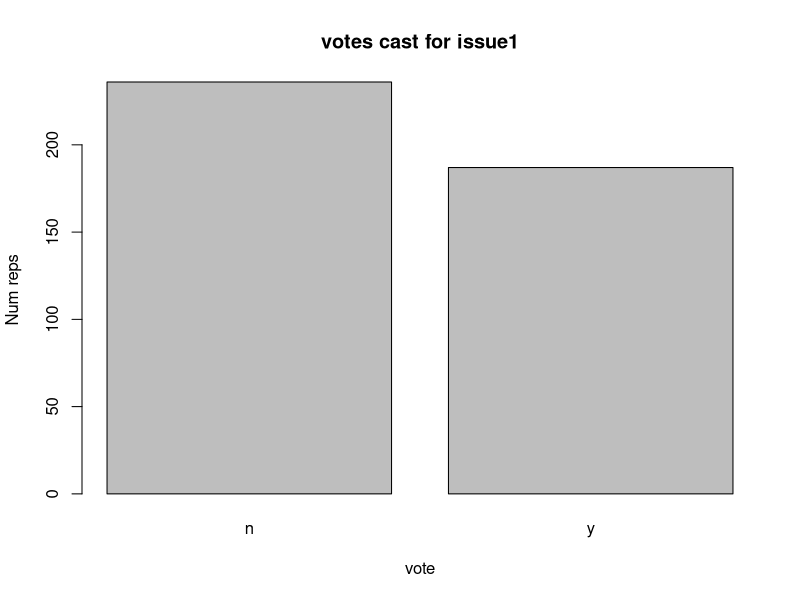
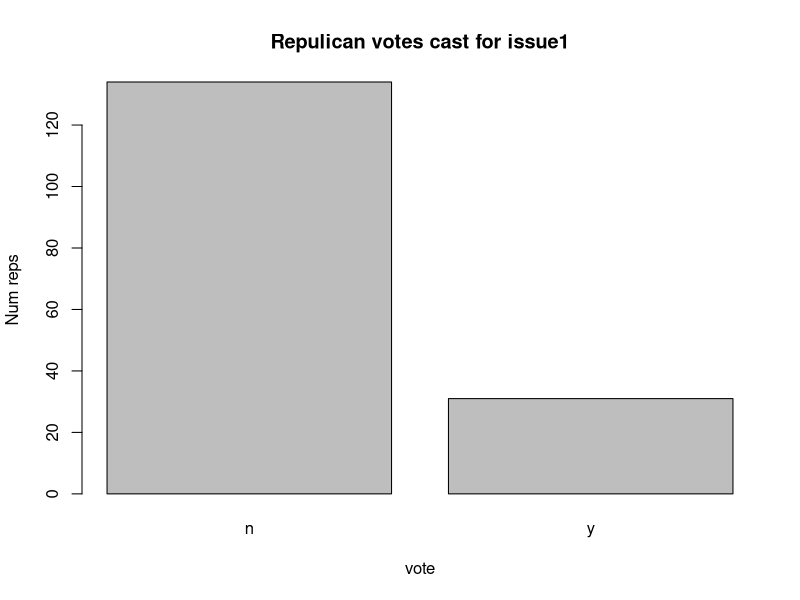
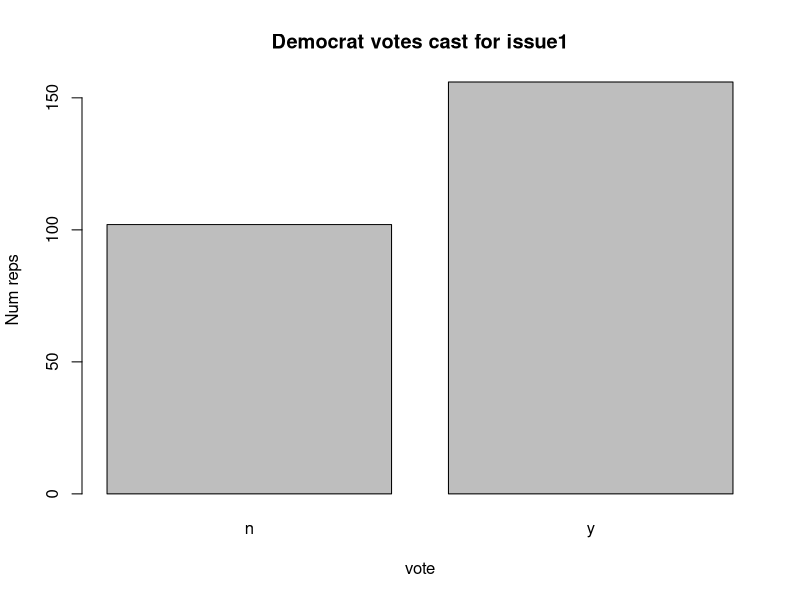

Here is the R script that generated these plots, in order:
install.packages("mlbench")
library(mlbench)
data(HouseVotes84)
# created by hasifa
#barplots for specific issue
plot(as.factor(HouseVotes84[,2]))
title(main="votes cast for issue1",xlab = "vote",ylab = "Num reps")

#by party
HouseVotes84$Class
Repub <- HouseVotes84$Class=="republican"
Democrat <- HouseVotes84$Class=="democrat"
Repub
plot(as.factor(HouseVotes84[Repub,2]))
title(main="Repulican votes cast for issue1",xlab = "vote",ylab = "Num reps")
plot(as.factor(HouseVotes84[Democrat,2]))
title(main="Democrat votes cast for issue1",xlab = "vote",ylab = "Num reps")     
# we have lot of NA we are going to impute the values
# function needed for imputation 
#function to return number of NAs by vote and class(democrat or republican)
na_by_col_class <-function(col,cls){
  return(sum(is.na(HouseVotes84[,col]) & HouseVotes84$Class == cls))
}
na_by_col_class
#function to compute the conditional probability that a member of a party will cast a "yes" vote for a
# particular issue. the probability is based on all members of th eparty who 
#actually cast a vote on issue
p_y_col_class<- function(col,cls){
  sum_y<-sum(HouseVotes84[,col]=="y"& HouseVotes84$Class == cls,na.rm = TRUE)
  sum_n<-sum(HouseVotes84[,col]=="n"& HouseVotes84$Class == cls,na.rm = TRUE)
  return(sum_y/(sum_y+sum_n))
}


#check the probability of yes vote by a democrat in issue 5
p_y_col_class(5,"democrat")
#check the prob of yes vote by a republican in issue 5
p_y_col_class(5,"republican")
#check the na for both democrat and republican
na_by_col_class(2,"democrat")
na_by_col_class(2,"republican")


#impute the missing values,
#If the republican congresman didn't vote then we are allocating 'y' or 'n' based on if their 
#party voted 'y'  or 'n'
for(i in 2:ncol(HouseVotes84)){
  if(sum(is.na(HouseVotes84[,i])>0)){
    c1 <- which(is.na(HouseVotes84[,i])&HouseVotes84$Class == "democrat",arr.ind = TRUE )
    c2 <- which(is.na(HouseVotes84[,i])&HouseVotes84$Class == "repiblican",arr.ind = TRUE )
    HouseVotes84[c1,i] <-
      ifelse(runif(na_by_col_class(i,"democrat"))<p_y_col_class(i,"democrat"),"y","n")
    HouseVotes84[c2,i] <-
      ifelse(runif(na_by_col_class(i,"republican"))<p_y_col_class(i,"republican"),"y","n")
  }
}


#divide the data into test and training sets
#create new col "train" and assign 1 or 0 in 80/20 proportion via random uniform dist
HouseVotes84[,"train"] <- ifelse(runif(nrow(HouseVotes84))<0.80,1,0)
#get col number of train /test indicator column (needed later)
trainColNum <- grep("train",names(HouseVotes84))
#separate training and test sets and remove training column before modeling
trainHouseVotes84 <- HouseVotes84[HouseVotes84$train == 1 , -trainColNum]
testHouseVotes84 <- HouseVotes84[HouseVotes84$train == 0 , -trainColNum]


#load e1071 library and invoke naiveBayes method
library(e1071)
nb_model <- naiveBayes(Class~.,data = trainHouseVotes84)
#In this notation the dependent variable to be predicted appears on the left hand side of the ~ and the independent variable in right hand side
nb_model
summary(nb_model)
str(nb_model)
#lets test the model
nb_test_redict <- predict(nb_model,testHouseVotes84[,-1])
#fraction of correct predictions
mean(nb_test_redict==testHouseVotes84$Class)
#confusion matrix
table(pred=nb_test_redict ,true= testHouseVotes84$Class)
#fraction of correct predictions
mean(nb_test_redict==testHouseVotes84$Class)
### we'll create a function which takes the number of times the model should be run and the training fraction as input

#function to create run and record model results
nb_multiple_runs <- function(train_fraction,n){
  fraction_correct <- rep(NA,n)
  for(i in 1:n){
    HouseVotes84[,'train']<-ifelse(runif(nrow(HouseVotes84))<train_fraction,1,0)
    trainColNum <- grep('train',names(HouseVotes84))
    trainHouseVotes84 <- HouseVotes84[HouseVotes84$train ==1,-trainColNum]
    testHouseVotes84 <- HouseVotes84[HouseVotes84$train ==0,-trainColNum]
    nb_model <-naiveBayes(Class~.,data = trainHouseVotes84)
   fraction_correct[i] <- mean(nb_test_redict == testHouseVotes84$Class) 
  }
  return(fraction_correct)
}






